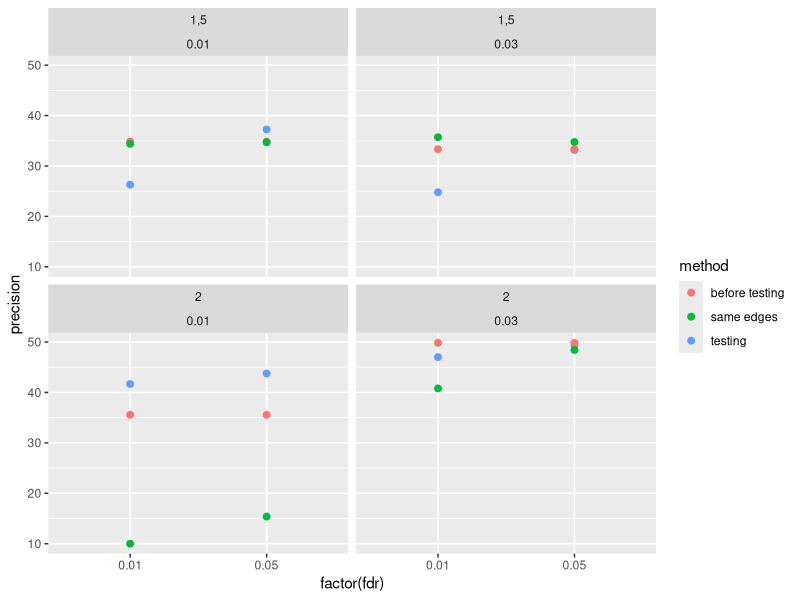
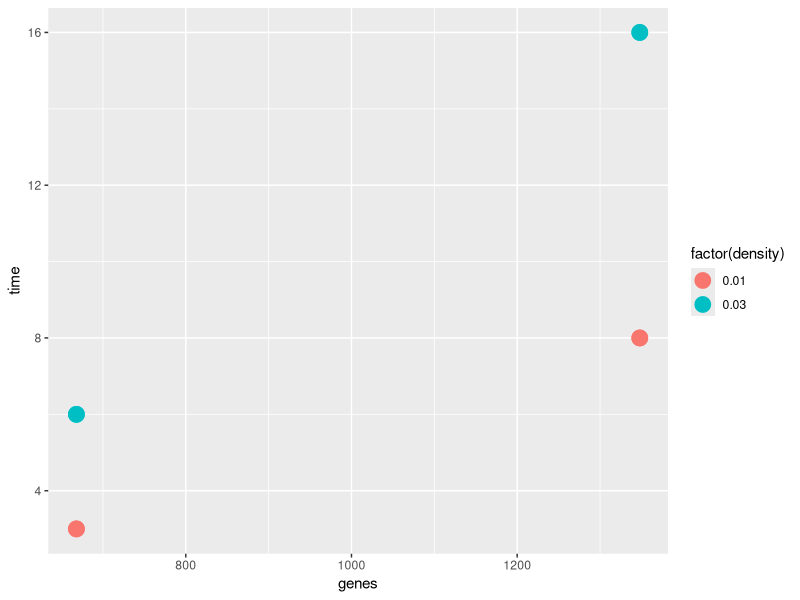

The R source for these figures, in order:
library(ggplot2)


data <- read.csv("data/resultsBenchmark.csv", sep = ';')


ggplot(data, aes(color = method, x = factor(fdr), y = precision)) + 
  geom_point(size = 2) +
  facet_wrap(~lfc + density)


ggplot(data[data$time > 0,], aes(x = genes, color = factor(density), y = time)) + geom_point(size = 5)
